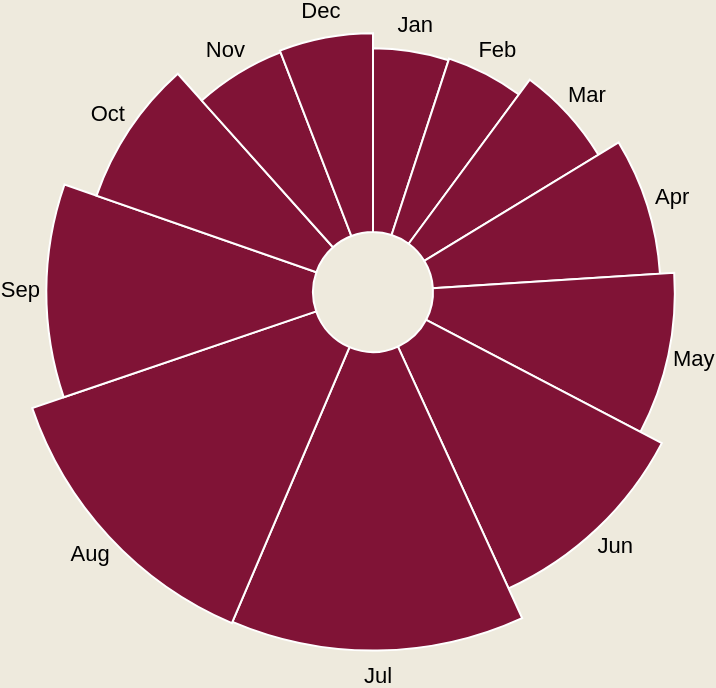

The Vega-Lite source for this figure:
### Vega specification from a JSON file in a GitHub repository (floating-point values rounded to 4 significant figures)
{"$schema": "https://vega.github.io/schema/vega/v5.json", "width": 275, "height": 220, "background": "#EEEADD", "description": "A basic radial plot that encodes two values as the angle and radius of an arc.", "data": [{"name": "table", "values": [{"category": "Jan", "value": 36995000, "startAngle": 0, "endAngle": 0.3152}, {"category": "Feb", "value": 37692000, "startAngle": 0.3152, "endAngle": 0.6362}, {"category": "Mar", "value": 45518000, "startAngle": 0.6362, "endAngle": 1.024}, {"category": "Apr", "value": 56725000, "startAngle": 1.024, "endAngle": 1.507}, {"category": "May", "value": 64043000, "startAngle": 1.507, "endAngle": 2.053}, {"category": "Jun", "value": 77462000, "startAngle": 2.053, "endAngle": 2.713}, {"category": "Jul", "value": 97635000, "startAngle": 2.713, "endAngle": 3.544}, {"category": "Aug", "value": 98575000, "startAngle": 3.544, "endAngle": 4.384}, {"category": "Sep", "value": 77905000, "startAngle": 4.384, "endAngle": 5.048}, {"category": "Oct", "value": 59350000, "startAngle": 5.048, "endAngle": 5.553}, {"category": "Nov", "value": 42445000, "startAngle": 5.553, "endAngle": 5.915}, {"category": "Dec", "value": 43222000, "startAngle": 5.915, "endAngle": 6.283}], "transform": [{"type": "pie", "field": "value"}]}], "scales": [{"name": "r", "type": "sqrt", "domain": {"data": "table", "field": "value"}, "zero": true, "range": [30, 180]}], "marks": [{"type": "arc", "color": "#4682b4", "from": {"data": "table"}, "encode": {"enter": {"x": {"field": {"group": "width"}, "mult": 0.5}, "y": {"field": {"group": "height"}, "mult": 0.5}, "startAngle": {"field": "startAngle"}, "endAngle": {"field": "endAngle"}, "innerRadius": {"value": 30}, "outerRadius": {"scale": "r", "field": "value"}, "stroke": {"value": "#fff"}, "tooltip": {"field": "value", "type": "quantitative", "title": "Number of Tourists"}}, "update": {"fill": {"value": "#801336"}}, "hover": {"fill": {"value": "pink"}}}}, {"type": "text", "from": {"data": "table"}, "encode": {"enter": {"x": {"field": {"group": "width"}, "mult": 0.5}, "y": {"field": {"group": "height"}, "mult": 0.5}, "radius": {"scale": "r", "field": "value", "offset": 13}, "theta": {"signal": "(datum.startAngle + datum.endAngle)/2"}, "fill": {"value": "#000"}, "align": {"value": "center"}, "baseline": {"value": "middle"}, "text": {"field": "category"}}}}]}
